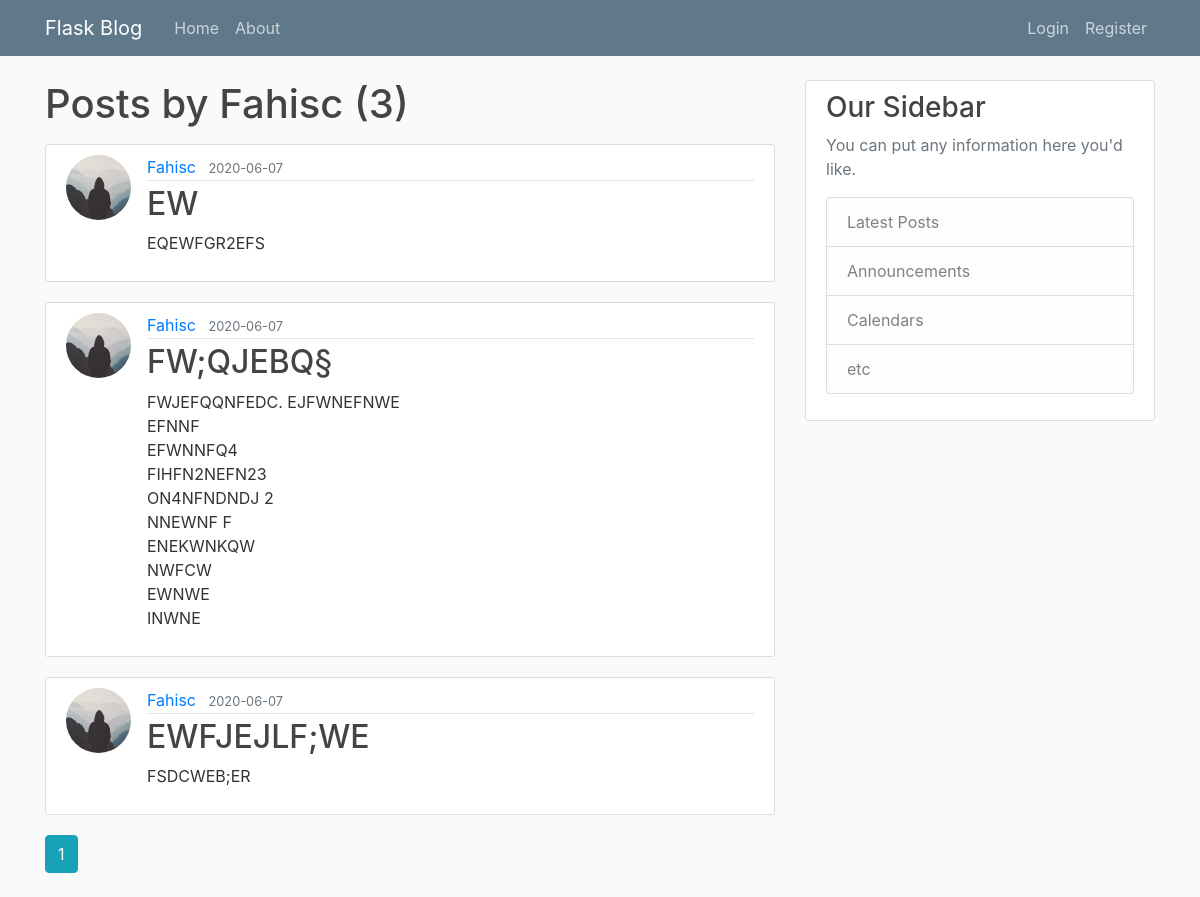
The app's page /user/Fahisc with its own data.
### flaskblog/models.py (models this page shows, shortened)
class User(db.Model , UserMixin):
    id = db.Column(db.Integer, primary_key=True)
    username = db.Column(db.String(20),unique=True,nullable=False)
    email = db.Column(db.String(120),unique=True,nullable=False)
    image_file = db.Column(db.String(20), nullable=False, default='default.jpg')
    password = db.Column(db.String(60), nullable=False)
    posts = db.relationship('Post', backref='author', lazy=True)

class Post(db.Model):
    id = db.Column(db.Integer, primary_key=True)
    title = db.Column(db.String(100),nullable=False)
    date_posted = db.Column(db.DateTime, nullable=False, default=datetime.utcnow)
    content = db.Column(db.Text, nullable=False)
    user_id = db.Column(db.Integer, db.ForeignKey('user.id'),nullable=False)

### flaskblog/routes.py (the view)
@app.route("/user/<string:username>")
def user_posts(username):
    page = request.args.get('page', 1, type=int)
    user = User.query.filter_by(username=username).first_or_404()
    posts= Post.query.filter_by(author=user).order_by(Post.date_posted.desc()).paginate(page=page,per_page=5)
    return render_template('user_post.html', posts=posts ,user=user)

### flaskblog/templates/user_post.html
{% extends "layout.html" %}
{% block content %}
    <h1 class="mb-3">Posts by {{ user.username }} ({{ posts.total }})</h1>
    {% for post in posts.items %}
        <article class="media content-section">
            <img class="rounded-circle article-img" src="{{ url_for('static',filename='profile_pics/'+post.author.image_file)}}">
            <div class="media-body">
                <div class="article-metadata">
                <a class="mr-2" href="{{ url_for('user_posts',username=post.author.username) }}">{{ post.author.username }}</a>
                <small class="text-muted">{{ post.date_posted.strftime('%Y-%m-%d') }}</small>
                </div>
                <h2><a class="article-title" href="{{ url_for('post', post_id=post.id) }}">{{ post.title }}</a></h2>
                <p class="article-content">{{ post.content }}</p>
            </div>
        </article>
    {% endfor %}
    {% for page_num in posts.iter_pages(left_edge=1,right_edge=1 , left_current = 1,right_current=2) %}
        {% if page_num %}
            <a class="btn btn-info mb-4" href="{{ url_for('user_posts', username=user.username, page = page_num ) }}">{{ page_num }}</a>
        {% else %}
            <a class="btn btn-outline-info mb-4" href="{{ url_for('user_posts', username=user.username, page = page_num ) }}">{{ page_num }}</a>
        {% endif %}
    {% endfor %}
{% endblock content %}

### flaskblog/templates/layout.html (shortened to what this page needs)
<!DOCTYPE html>
<html>
<head>
    <link rel="stylesheet" href="https://maxcdn.bootstrapcdn.com/bootstrap/4.0.0/css/bootstrap.min.css">
    <link rel="stylesheet" type="text/css" href="{{ url_for('static', filename='main.css') }}">
</head>
<body>
    <header class="site-header">
        <nav class="navbar navbar-expand-md navbar-dark bg-steel fixed-top">
            <div class="container">
            <a class="navbar-brand mr-4" href="/">Flask Blog</a>
            <div class="collapse navbar-collapse" id="navbarToggle">
                <div class="navbar-nav mr-auto">
                    <a class="nav-item nav-link" href="{{ url_for('home') }}">Home</a>
                    <a class="nav-item nav-link" href="{{ url_for('about') }}">About</a>
                </div>
                <div class="navbar-nav">
                    {% if current_user.is_authenticated %}
                        <a class="nav-item nav-link" href="{{ url_for('account') }}">Account</a>
                        <a class="nav-item nav-link" href="{{ url_for('new_post') }}">Create New</a>
                        <a class="nav-item nav-link" href="{{ url_for('logout') }}">Logout</a>
                    {% else %}
                        <a class="nav-item nav-link" href="{{ url_for('login') }}">Login</a>
                        <a class="nav-item nav-link" href="{{ url_for('register') }}">Register</a>
                    {% endif %}
                </div>
            </div>
            </div>
        </nav>
        </header>
        <main role="main" class="container">
        <div class="row">
            <div class="col-md-8">
            {% block content %}{% endblock %}
            </div>
            <div class="col-md-4">
            <div class="content-section">
                <h3>Our Sidebar</h3>
                <p class='text-muted'>You can put any information here you'd like.
                <ul class="list-group">
                    <li class="list-group-item list-group-item-light">Latest Posts</li>
                    <li class="list-group-item list-group-item-light">Announcements</li>
                    <li class="list-group-item list-group-item-light">Calendars</li>
                    <li class="list-group-item list-group-item-light">etc</li>
                </ul>
                </p>
            </div>
            </div>
        </div>
    </main>
</body>
</html>

### flaskblog/static/main.css (style rules this page uses)
body { background: #fafafa; color: #333333; margin-top: 5rem; }
h1, h2, h3, h4, h5, h6 { color: #444444; }
.bg-steel { background-color: #5f788a; }
.site-header .navbar-nav .nav-link { color: #cbd5db; }
.content-section { background: #ffffff; padding: 10px 20px; border: 1px solid #dddddd; border-radius: 3px; margin-bottom: 20px; }
.article-title { color: #444444; }
.article-content { white-space: pre-line; }
.article-img { height: 65px; width: 65px; margin-right: 16px; }
.article-metadata { padding-bottom: 1px; margin-bottom: 4px; border-bottom: 1px solid #e3e3e3 }

### records on screen
User: username "Fahisc"
Post: image_file (placeholder picture), author.username "Fahisc", date_posted "2020-06-07", title "EW", content "EQEWFGR2EFS"
Post: image_file (placeholder picture), author.username "Fahisc", date_posted "2020-06-07", title "FW;QJEBQ§", content "FWJEFQQNFEDC. EJFWNEFNWE EFNNF EFWNNFQ4 FIHFN2NEFN23 ON4NFNDNDJ 2 NNEWNF F ENEKWNKQW NWFCW EWNWE INWNE"
Post: image_file (placeholder picture), author.username "Fahisc", date_posted "2020-06-07", title "EWFJEJLF;WE", content "FSDCWEB;ER"

### other values on screen
{{ posts.total }} "3"
{{ page_num }} "1"
